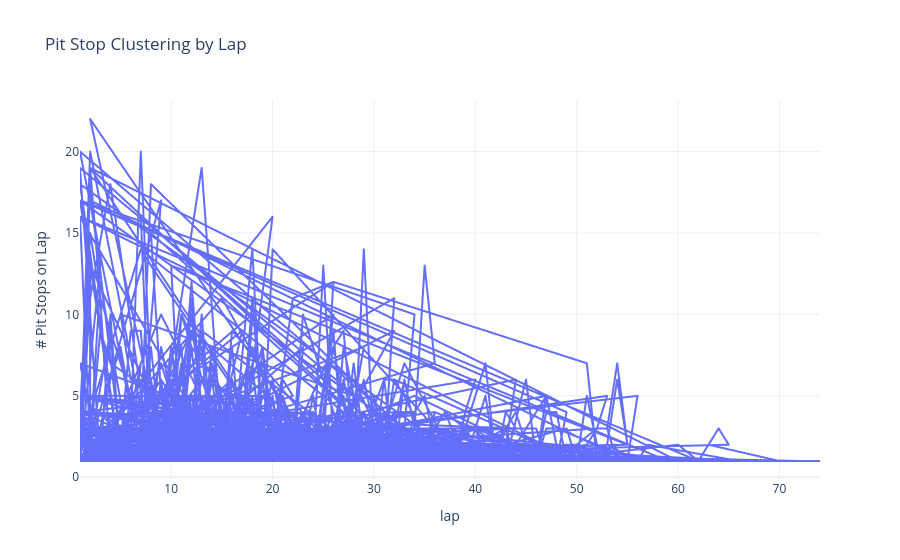

The code cell stored with this chart in its notebook:
### Code cell
#  for section 2 Lap cluster chart

import plotly.express as px
from pathlib import Path

pit_cluster = (
    df_pits.groupby(["season","raceId","lap"])
    .size().reset_index(name="num_pitstops")
)

fig = px.line(
    pit_cluster, x="lap", y="num_pitstops",
    title="Pit Stop Clustering by Lap",
    labels={"num_pitstops":"# Pit Stops on Lap"}
)
fig.update_layout(template="plotly_white")
fig.show()
out_dir = Path("plots")
out_dir.mkdir(exist_ok=True)
fig.write_html(out_dir / "pit_cluster.html", include_plotlyjs="cdn")

### Figure 1 — Plotly figure (JSON) as saved in the notebook; plotly's stock layout.template omitted (floating-point values rounded to 4 significant figures; data arrays with more than 128 entries replaced by an {"elided": "..."} marker saying what was removed)
{"data": [{"hovertemplate": "lap=%{x}<br># Pit Stops on Lap=%{y}<extra></extra>", "legendgroup": "", "line": {"color": "#636efa", "dash": "solid"}, "marker": {"symbol": "circle"}, "mode": "lines", "name": "", "showlegend": false, "type": "scattergl", "x": {"elided": "4596 int values"}, "xaxis": "x", "y": {"elided": "4596 int values"}, "yaxis": "y"}], "layout": {"legend": {"tracegroupgap": 0}, "title": {"text": "Pit Stop Clustering by Lap"}, "xaxis": {"anchor": "y", "domain": [0, 1], "title": {"text": "lap"}}, "yaxis": {"anchor": "x", "domain": [0, 1], "title": {"text": "# Pit Stops on Lap"}}}}
